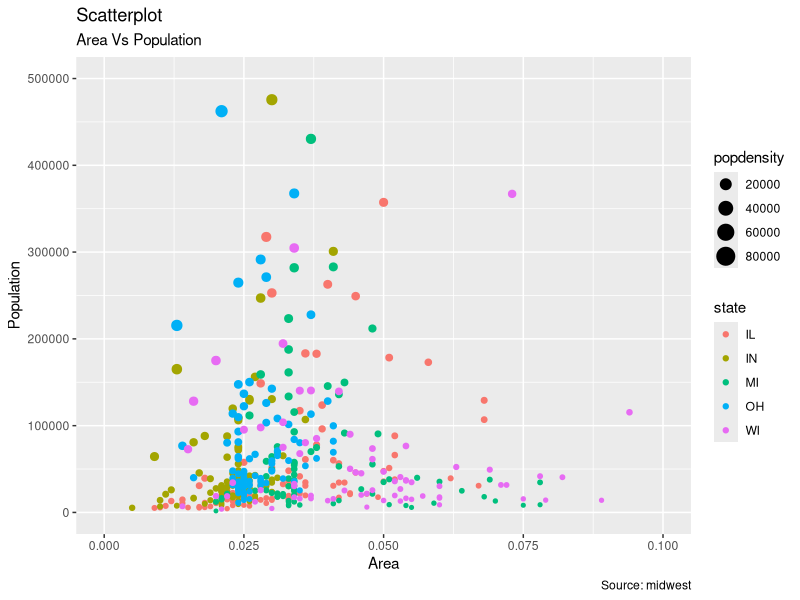

Reproduce this figure in R.
library(ggplot2) # Loading our library

View(midwest) # Viewing our data set in its own tab

options(scipen = 999) # This changes our notation from scientific

ggplot(midwest, aes(x = area, y = poptotal)) + # Identifying which data set and columns we want to use
  geom_point(aes(col = state, size = popdensity)) + # Adding points according to color and size
  xlim(c(0, 0.1)) + # this zooms in on the x axis
  ylim(c(0, 500000)) + # this zooms in on the y axis
  labs(subtitle = "Area Vs Population", # This (and the next four lines) identify our labels
       y = "Population", 
       x = "Area", 
       title = "Scatterplot", 
       caption = "Source: midwest") 

#josh
#lisalei123
